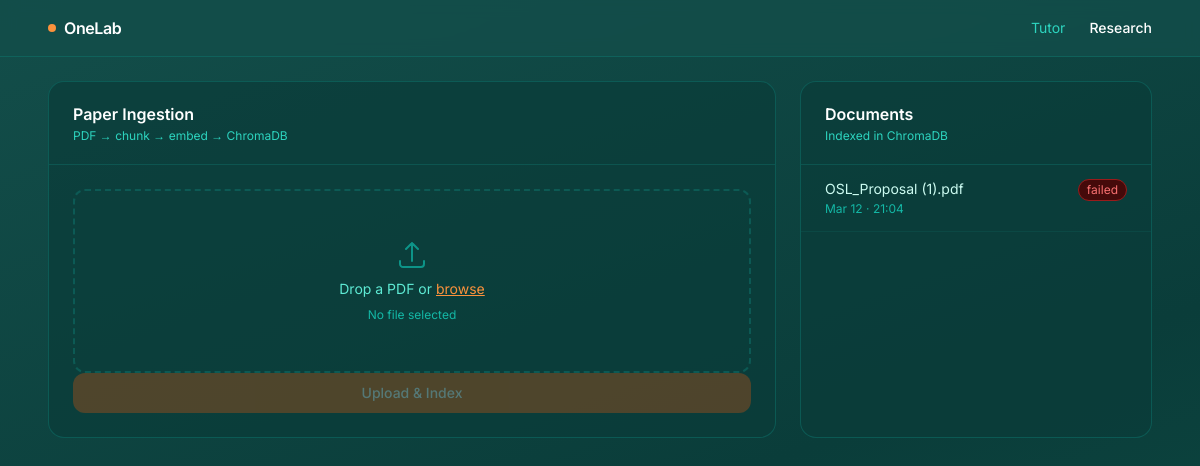
Screenshot of /research/ with the database file from the repository.
### research/models.py (models this page shows, shortened)
class Document(models.Model):
    title = models.CharField(max_length=255)
    uploaded_at = models.DateTimeField(auto_now_add=True)
    status = models.CharField(max_length=30, default="processed")

### research/views.py (the view, shortened to what this page needs)
# urls.py: path("", upload_view, name="upload_view"),
@require_http_methods(["GET", "POST"])
def upload_view(request):
    documents = Document.objects.order_by("-uploaded_at")[:20]
    if request.method == "GET":
        return render(
            request,
            "research/upload.html",
            {"documents": documents},
        )

### research/templates/research/upload.html (shortened to what this page needs)
{% extends "base.html" %}
{% block nav_research %}text-white font-medium{% endblock nav_research %}
{% block content %}
<div class="grid grid-cols-1 lg:grid-cols-3 gap-6">
  <div class="lg:col-span-2 rounded-2xl border border-teal-700/50 overflow-hidden" style="background:rgba(10,61,58,0.7)">
    <div class="px-6 py-5" style="border-bottom:1px solid rgba(15,118,110,0.4)">
      <p class="font-semibold text-white">Paper Ingestion</p>
      <p class="text-xs text-teal-400 mt-0.5">PDF → chunk → embed → ChromaDB</p>
    </div>
    <div class="p-6 space-y-5">
      <form id="uploadForm" enctype="multipart/form-data">
        <label id="dropZone"
          class="dropzone-label flex flex-col items-center justify-center gap-2 w-full py-12
                 border-2 border-dashed rounded-xl cursor-pointer transition-all"
          style="border-color:rgba(15,118,110,0.5)">
          <svg class="w-8 h-8 text-teal-600" fill="none" viewBox="0 0 24 24" stroke="currentColor" stroke-width="1.5">
            <path stroke-linecap="round" stroke-linejoin="round" d="M3 16.5v2.25A2.25 2.25 0 005.25 21h13.5A2.25 2.25 0 0021 18.75V16.5m-13.5-9L12 3m0 0l4.5 4.5M12 3v13.5" />
          </svg>
          <p class="text-sm text-teal-300">Drop a PDF or <span class="text-orange-400 underline">browse</span></p>
          <p id="fileLabel" class="text-xs text-teal-500">No file selected</p>
        </label>
        <button id="uploadBtn" disabled
          class="w-full py-2.5 rounded-xl text-sm font-medium transition-colors text-white disabled:opacity-30"
          style="background:#ea580c">
          Upload &amp; Index
        </button>
      </form>
    </div>
  </div>
  <div class="rounded-2xl border border-teal-700/50 overflow-hidden" style="background:rgba(10,61,58,0.7)">
    <div class="px-6 py-5" style="border-bottom:1px solid rgba(15,118,110,0.4)">
      <p class="font-semibold text-white">Documents</p>
      <p class="text-xs text-teal-400 mt-0.5">Indexed in ChromaDB</p>
    </div>
    <ul class="overflow-y-auto max-h-[60vh]" style="divide-color:rgba(15,118,110,0.2)">
      {% for d in documents %}
      <li class="px-6 py-3.5 transition-colors" style="border-bottom:1px solid rgba(15,118,110,0.2)"
          onmouseover="this.style.background='rgba(15,118,110,0.15)'" onmouseout="this.style.background=''">
        <div class="flex items-start justify-between gap-3">
          <div class="min-w-0">
            <p class="text-sm text-teal-100 truncate">{{ d.title }}</p>
            <p class="text-xs text-teal-500 mt-0.5">{{ d.uploaded_at|date:"M d · H:i" }}</p>
          </div>
          {% if d.status == "processed" %}
          <span class="shrink-0 text-xs text-green-400 bg-green-950 border border-green-800 px-2 py-0.5 rounded-full">indexed</span>
          {% elif d.status == "processing" %}
          <span class="shrink-0 text-xs text-amber-400 bg-amber-950 border border-amber-800 px-2 py-0.5 rounded-full">processing</span>
          {% else %}
          <span class="shrink-0 text-xs text-red-400 bg-red-950 border border-red-800 px-2 py-0.5 rounded-full">{{ d.status }}</span>
          {% endif %}
        </div>
      </li>
      {% empty %}
      <li class="px-6 py-12 text-center">
        <p class="text-sm text-teal-500">No uploads yet</p>
      </li>
      {% endfor %}
    </ul>
  </div>
</div>
{% endblock content %}

### templates/base.html (style rules this page uses)
*, body { font-family: 'Inter', sans-serif; }
body { background: linear-gradient(160deg, #134e4a 0%, #0a3d3a 60%, #0e4a43 100%); }

### rows the page displays
Document: title "OSL_Proposal (1).pdf", uploaded_at "Mar 12 · 21:04", status "failed"
